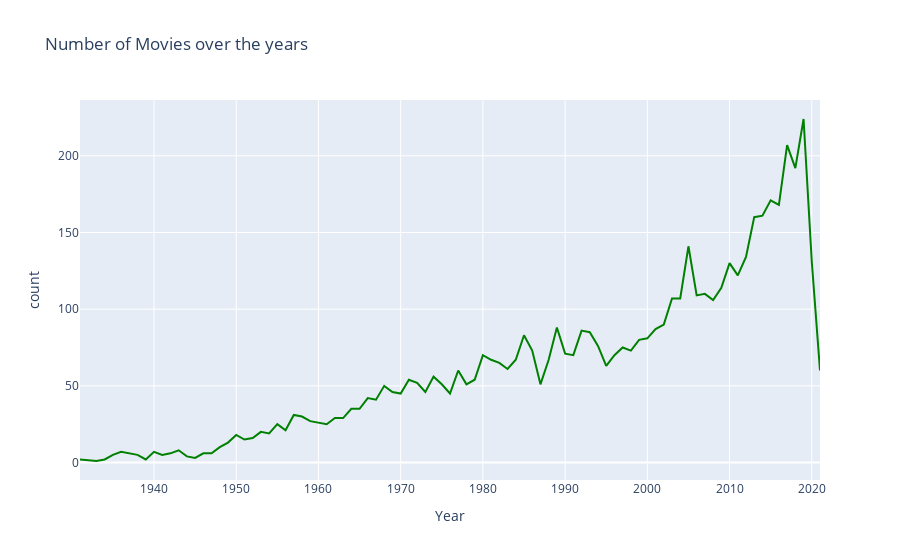

Notebook code cell kept with this figure:
### Markdown cell above
## Distribution of movies over time

### Code cell
movies_by_year = data["Year"].value_counts().reset_index().sort_values(by="Year")

iplot(px.line(data_frame=movies_by_year,x="Year",y="count",title="Number of Movies over the years",\
              color_discrete_sequence=["green"]))

### Figure 1 — Plotly figure (JSON) as saved in the notebook; plotly's stock layout.template omitted (floating-point values rounded to 4 significant figures)
{"data": [{"hovertemplate": "Year=%{x}<br>count=%{y}<extra></extra>", "legendgroup": "", "line": {"color": "green", "dash": "solid"}, "marker": {"symbol": "circle"}, "mode": "lines", "name": "", "orientation": "v", "showlegend": false, "type": "scatter", "x": [1931, 1933, 1934, 1935, 1936, 1937, 1938, 1939, 1940, 1941, 1942, 1943, 1944, 1945, 1946, 1947, 1948, 1949, 1950, 1951, 1952, 1953, 1954, 1955, 1956, 1957, 1958, 1959, 1960, 1961, 1962, 1963, 1964, 1965, 1966, 1967, 1968, 1969, 1970, 1971, 1972, 1973, 1974, 1975, 1976, 1977, 1978, 1979, 1980, 1981, 1982, 1983, 1984, 1985, 1986, 1987, 1988, 1989, 1990, 1991, 1992, 1993, 1994, 1995, 1996, 1997, 1998, 1999, 2000, 2001, 2002, 2003, 2004, 2005, 2006, 2007, 2008, 2009, 2010, 2011, 2012, 2013, 2014, 2015, 2016, 2017, 2018, 2019, 2020, 2021], "xaxis": "x", "y": [2, 1, 2, 5, 7, 6, 5, 2, 7, 5, 6, 8, 4, 3, 6, 6, 10, 13, 18, 15, 16, 20, 19, 25, 21, 31, 30, 27, 26, 25, 29, 29, 35, 35, 42, 41, 50, 46, 45, 54, 52, 46, 56, 51, 45, 60, 51, 54, 70, 67, 65, 61, 67, 83, 73, 51, 67, 88, 71, 70, 86, 85, 76, 63, 70, 75, 73, 80, 81, 87, 90, 107, 107, 141, 109, 110, 106, 114, 130, 122, 134, 160, 161, 171, 168, 207, 192, 224, 131, 60], "yaxis": "y"}], "layout": {"legend": {"tracegroupgap": 0}, "title": {"text": "Number of Movies over the years"}, "xaxis": {"anchor": "y", "domain": [0, 1], "title": {"text": "Year"}}, "yaxis": {"anchor": "x", "domain": [0, 1], "title": {"text": "count"}}}}
